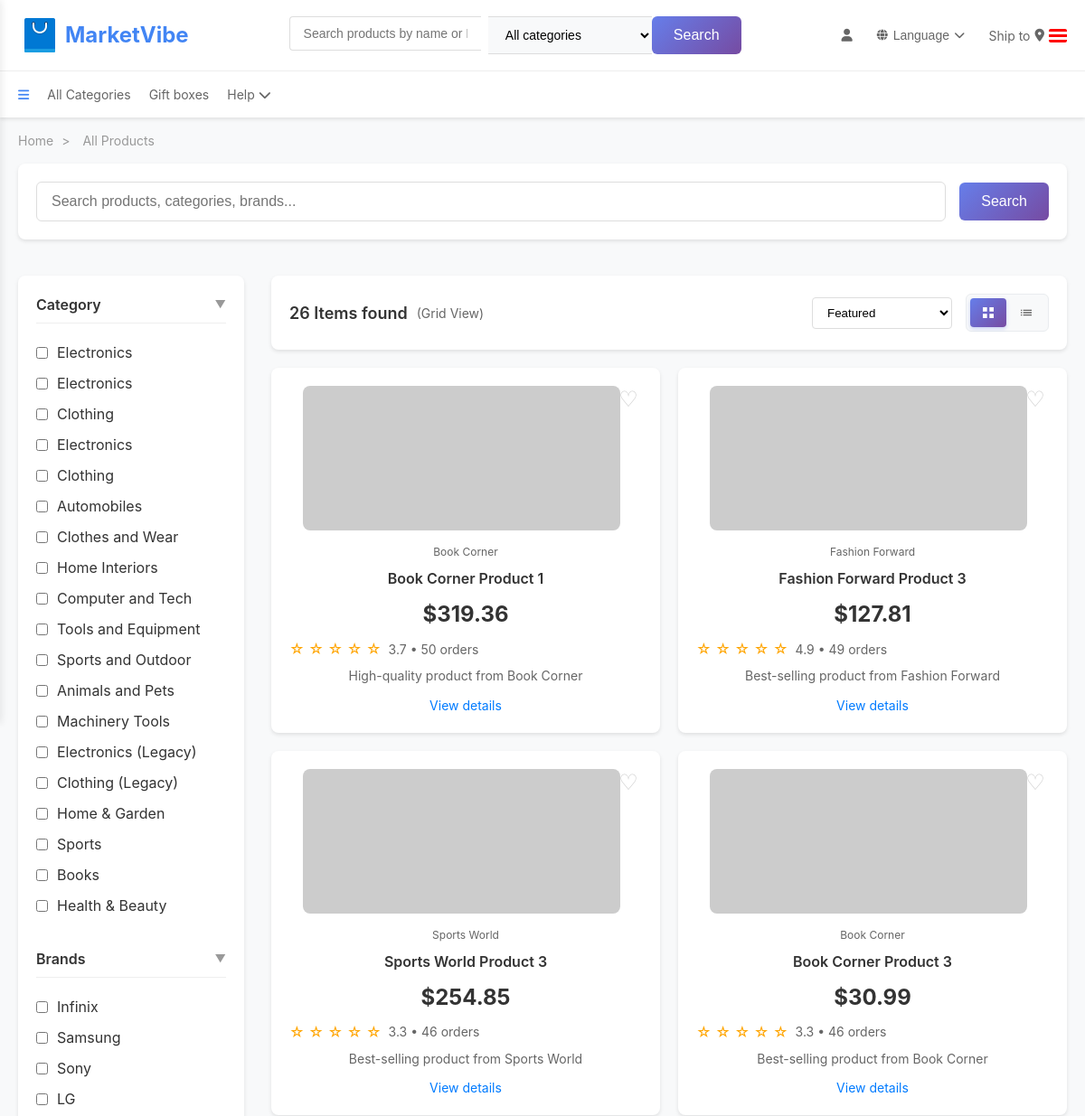
Page /marketplace/ (upper part) on the earlier database version.
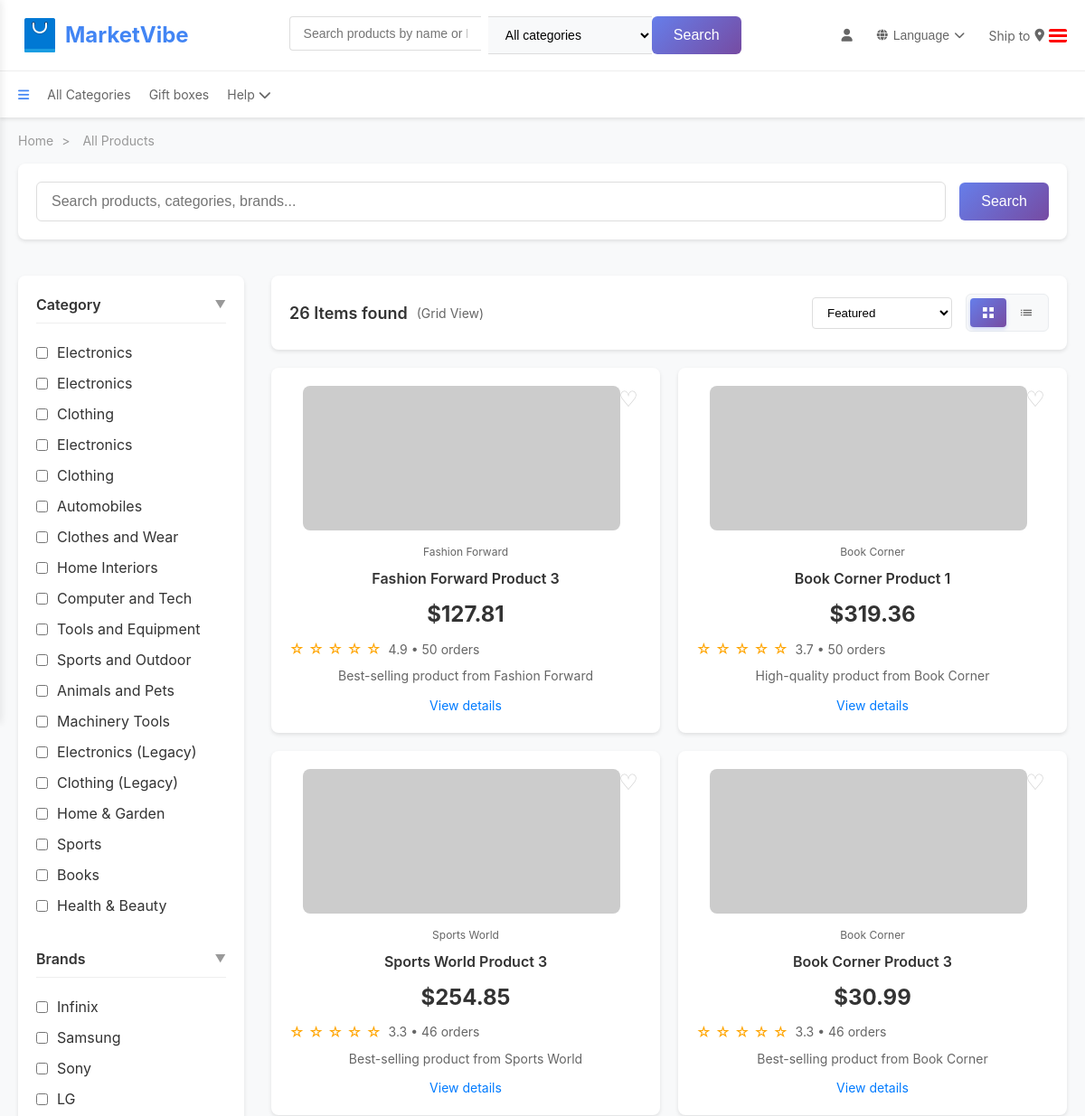
Same page on the later database version.
### seller/models.py (models this page shows, shortened)
class Category(models.Model):
    name = models.CharField(max_length=100)
    parent = models.ForeignKey("self", on_delete=models.SET_NULL, null=True, blank=True)
    description = models.TextField(null=True, blank=True)
    icon_url = models.URLField(null=True, blank=True)

class Brand(models.Model):
    name = models.CharField(max_length=100)
    logo_url = models.URLField(null=True, blank=True)

class Product(models.Model):
    seller = models.ForeignKey(Seller, on_delete=models.CASCADE, related_name='products')
    category = models.ForeignKey(Category, on_delete=models.CASCADE)
    brand = models.ForeignKey(Brand, on_delete=models.SET_NULL, null=True, blank=True)
    name = models.CharField(max_length=100)
    description = models.TextField(null=True, blank=True)
    base_price = models.FloatField()
    discount_percentage = models.FloatField(null=True, blank=True)
    final_price = models.FloatField(null=True, blank=True)
    stock = models.IntegerField()
    condition = models.CharField(max_length=20, choices=ProductCondition.choices)
    rating_avg = models.FloatField(null=True, blank=True)
    created_at = models.DateTimeField(default=timezone.now)
    order_count = models.IntegerField(default=0)
    image = models.BinaryField(blank=True, null=True, editable=True)  # Storing image as binary data (BLOB)
    unique_id = models.UUIDField(default=uuid.uuid4, editable=False, unique=True, db_index=True)
    @property
    def calculated_final_price(self):
        if self.final_price is not None:
            return self.final_price or 0
        base_price = self.base_price or 0
        if self.discount_percentage and self.discount_percentage > 0:
            discount_amount = base_price * (self.discount_percentage / 100)
            return max(0, base_price - discount_amount)
        return base_price
    def get_image_base64(self):
        """Returns the base64 string to display in templates"""
        if self.image:
            return base64.b64encode(self.image).decode('utf-8')
        return None
    image_data = property(get_image_base64)

class Seller(models.Model):
    user = models.OneToOneField(User, on_delete=models.CASCADE, null=True, blank=True)
    name = models.CharField(max_length=100)
    email = models.EmailField(unique=True)
    shop_name = models.CharField(max_length=100)
    shop_description = models.TextField(null=True, blank=True)
    address = models.TextField(null=True, blank=True)  # Business address field
    image = models.BinaryField(blank=True, null=True, editable=True)  # Storing image as binary data (BLOB)
    rating = models.FloatField(null=True, blank=True)
    created_at = models.DateTimeField(default=timezone.now)
    updated_at = models.DateTimeField(auto_now=True)
    stripe_account_id = models.CharField(max_length=255, blank=True, null=True)
    def get_image_base64(self):
        """Returns the base64 string to display in templates"""
        if self.image:
            return base64.b64encode(self.image).decode('utf-8')
        return None
    image_data = property(get_image_base64)

### seller/views.py (the view, shortened to what this page needs)
# urls.py: path('marketplace/', views.product_listing_view, name='product_listing'),
def product_listing_view(request):
    products = Product.objects.select_related('seller', 'category', 'brand').prefetch_related('images').all()
    parent_category_id = request.GET.get('parent_category')
    child_category_id = request.GET.get('child_category')
    brand_id = request.GET.get('brand')
    min_price = request.GET.get('min_price')
    max_price = request.GET.get('max_price')
    condition = request.GET.get('condition')
    rating = request.GET.get('rating')
    search_query = request.GET.get('search')
    sort_by = request.GET.get('sort', 'featured')
    view_type = request.GET.get('view', 'grid')
    verified_only = request.GET.get('verified') == 'on'
    if child_category_id:
        products = products.filter(category_id=child_category_id)
    if brand_id:
        products = products.filter(brand_id=brand_id)
    if min_price:
        products = products.filter(base_price__gte=float(min_price))
    if max_price:
        products = products.filter(base_price__lte=float(max_price))
    if condition and condition != 'any':
        products = products.filter(condition=condition)
    if rating:
        products = products.filter(rating_avg__gte=float(rating))
    if sort_by == 'price_low':
        products = products.order_by('base_price')
    elif sort_by == 'price_high':
        products = products.order_by('-base_price')
    elif sort_by == 'newest':
        products = products.order_by('-created_at')
    elif sort_by == 'rating':
        products = products.order_by('-rating_avg')
    elif sort_by == 'orders':
        products = products.order_by('-order_count')
    else:  # featured
        products = products.order_by('-order_count', '-rating_avg')
    paginator = Paginator(products, 12)  # 12 products per page
    page_number = request.GET.get('page')
    page_obj = paginator.get_page(page_number)
    parent_categories = Category.objects.filter(parent__isnull=True)
    brands = Brand.objects.all()
    if products.exists():
        min_price_range = products.aggregate(Min('base_price'))['base_price__min']
        max_price_range = products.aggregate(Max('base_price'))['base_price__max']
    else:
        min_price_range = 0
        max_price_range = 1000
    context = {
        'page_obj': page_obj,
        'parent_categories': parent_categories,
        'brands': brands,
        'min_price_range': min_price_range,
        'max_price_range': max_price_range,
        'current_filters': {
            'parent_category': parent_category_id,
            'child_category': child_category_id,
            'brand': brand_id,
            'min_price': min_price,
            'max_price': max_price,
            'condition': condition,
            'rating': rating,
            'search': search_query,
            'sort': sort_by,
            'view': view_type,
            'verified': verified_only,
        },
        'total_products': products.count(),
        'view_type': view_type,
    }
    return render(request, 'seller/ecom_product_listing.html', context)

### buyer/context_processors.py (called while the page is built, shortened)
def user_sidebar_data(request):
    context = {
        'user_type': None,
        'buyer': None,
        'seller': None,
        'image_base64': None
    }
    return context

### seller/templatetags/b64filters.py (called while the page is built)
@register.filter
def b64encode(value):
    if value:
        return base64.b64encode(value).decode('utf-8')
    return ''

### seller/templates/seller/ecom_product_listing.html (shortened to what the changed rows need)
{% extends "index.html" %}
{% load b64filters %}
{% block content %}
<!DOCTYPE html>
<html lang="en">
<head>
<body>
    <div class="container">
        <div class="main-content">
            <aside class="sidebar">
                <div class="sidebar-section">
                    <div class="sidebar-content">
                        <div id="categories-container">
                            {% for category in parent_categories %}
                            <div class="checkbox-item parent-category">
                                <input type="checkbox" id="parent_cat_{{ category.id }}" value="{{ category.id }}"
                                       class="parent-category-checkbox" name="parent_category">
                                <label for="parent_cat_{{ category.id }}">{{ category.name }}</label>
                            </div>
                            {% endfor %}
                        </div>
                    </div>
                </div>
                <div class="sidebar-section">
                    <div class="sidebar-content">
                        <div id="brands-container">
                            {% for brand in brands %}
                            <div class="checkbox-item {% if forloop.counter > 5 %}brand-hidden{% endif %}">
                                <input type="checkbox" id="brand_{{ brand.id }}" name="brand" value="{{ brand.id }}">
                                <label for="brand_{{ brand.id }}">{{ brand.name }}</label>
                            </div>
                            {% endfor %}
                        </div>
                    </div>
                </div>
            </aside>
            <main class="products-section">
                <div class="products-grid grid-view" id="products-grid">
                    {% if page_obj %}
                        {% for product in page_obj %}
                    <div class="product-card">
                            <button class="wishlist-btn" onclick="toggleWishlist(this, '{{ product.id }}')" data-product-id="{{ product.id }}">♡</button>
                            {% if product.images.all %}
                                {% with thumbnail_image=product.images.filter.is_thumbnail.first %}
                                    {% if thumbnail_image %}
                                        <img alt="{{ product.name }}" class="product-image">
                                    {% else %}
                                        <img alt="{{ product.name }}" class="product-image">
                                    {% endif %}
                                {% endwith %}
                            {% else %}
                                <img src="https://via.placeholder.com/120x120?text=No+Image" alt="No image" class="product-image">
                            {% endif %}
                        <div class="product-info">
                                <div class="seller-info">
                                    {{ product.seller.shop_name }}
                            </div>
                                <h3 class="product-title">{{ product.name }}</h3>
                            <div class="product-price">
                                                                         ${{ product.calculated_final_price|default:0|floatformat:2 }}
                            </div>
                            <div class="product-rating">
                                    <span class="stars">
                                        {% for i in "12345" %}
                                            {% if product.rating_avg and product.rating_avg|floatformat:0 >= i|add:'0' %}★{% else %}☆{% endif %}
                                        {% endfor %}
                                    </span>
                                    <span class="rating-text">
                                        {% if product.rating_avg %}{{ product.rating_avg|floatformat:1 }}{% else %}N/A{% endif %} • {{ product.order_count }} orders
                                    </span>
                            </div>
                                <p class="product-description">{{ product.description|truncatechars:100 }}</p>
                                <a href="{% url 'sellers:product_page' product.id %}" class="view-details">View details</a>
                        </div>
                    </div>
                        {% endfor %}
                    {% else %}
                        <div class="no-products">
                            <h3>No products found</h3>
                            <p>Try adjusting your filters or search terms</p>
                            <button class="clear-filters-btn" onclick="clearFilters()">Clear All Filters</button>
                            </div>
                    {% endif %}
                </div>
            </main>
        </div>
    </div>
    {% endblock %}

Differences in the rows shown:
changed Product "Fashion Forward Product 3": order_count "49" → "50"; moves up the list
